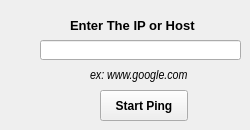
  <widget class="QWidget" name="centralwidget">
   <widget class="QLabel" name="label">
    <property name="geometry">
     <rect>
      <x>70</x>
      <y>10</y>
      <width>141</width>
      <height>31</height>
     </rect>
    </property>
    <property name="font">
     <font>
      <pointsize>10</pointsize>
      <weight>75</weight>
      <bold>true</bold>
     </font>
    </property>
    <property name="text">
     <string>Enter The IP or Host</string>
    </property>
   </widget>
   <widget class="QLineEdit" name="lineEdit">
    <property name="geometry">
     <rect>
      <x>40</x>
      <y>40</y>
      <width>201</width>
      <height>20</height>
     </rect>
    </property>
    <property name="alignment">
     <set>Qt::AlignCenter</set>
    </property>
   </widget>
   <widget class="QLabel" name="label_2">
    <property name="geometry">
     <rect>
      <x>90</x>
      <y>60</y>
      <width>111</width>
      <height>31</height>
     </rect>
    </property>
    <property name="font">
     <font>
      <family>Arial Narrow</family>
      <pointsize>10</pointsize>
      <weight>50</weight>
      <italic>true</italic>
      <bold>false</bold>
     </font>
    </property>
    <property name="text">
     <string>ex: www.google.com</string>
    </property>
   </widget>
   <widget class="QPushButton" name="pushButton">
    <property name="geometry">
     <rect>
      <x>100</x>
      <y>90</y>
      <width>88</width>
      <height>31</height>
     </rect>
    </property>
    <property name="font">
     <font>
      <weight>75</weight>
      <bold>true</bold>
     </font>
    </property>
    <property name="cursor">
     <cursorShape>PointingHandCursor</cursorShape>
    </property>
    <property name="styleSheet">
     <string notr="true"/>
    </property>
    <property name="text">
     <string>Start Ping</string>
    </property>
   </widget>
  </widget>
